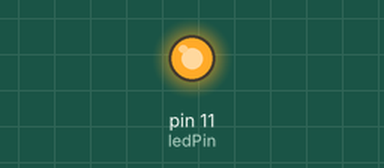
This sketch was run on a simulated Arduino Uno, built with avr-gcc and run on an emulated ATmega328P. Parts: output pins drawn as LEDs (lit = HIGH).

Above: at 1.0 s.
At 3.0 s:
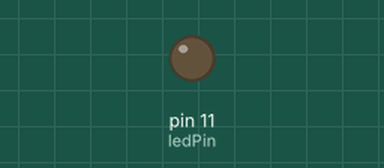
Timing chart, 0 to 5.2 s (numbered marks = the images above):
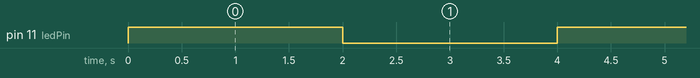

The sketch:

test-tinker.ino
```cpp
const int ledPin = 11;  // Pin where the LED is connected

void setup() {
  pinMode(ledPin, OUTPUT);  // Set the LED pin as an output
}

void loop() {
  digitalWrite(ledPin, HIGH);  // Turn the LED on
  delay(2000);                // Wait for 2 seconds

  digitalWrite(ledPin, LOW);   // Turn the LED off
  delay(2000);                // Wait for 2 seconds
}
```

Measured:
- by itself, pin 11 (ledPin): alternates HIGH for 2.0 s and LOW for 2.0 s
